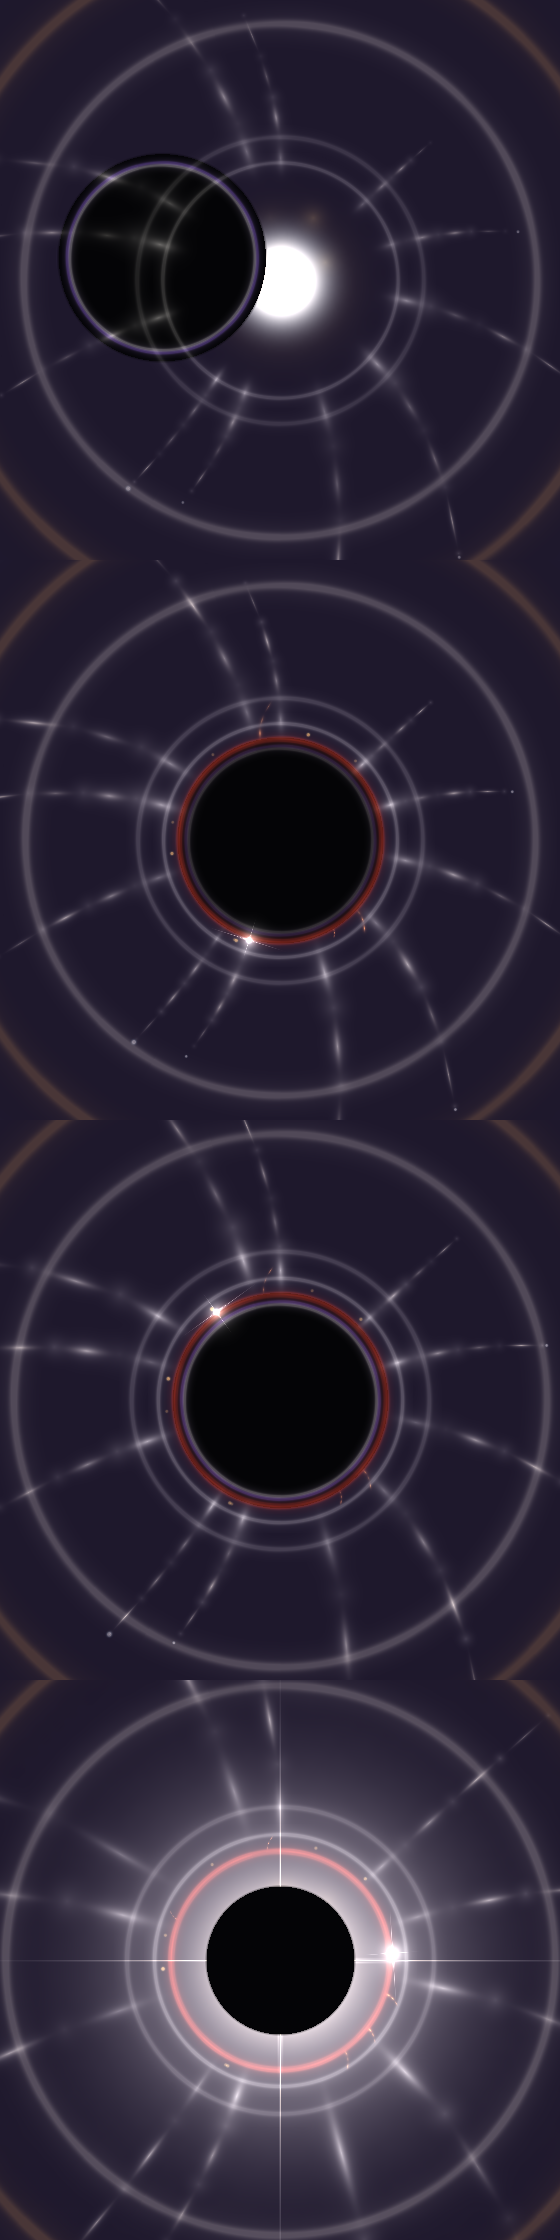

Python code for this plot:
SKIP_DISK = False
#!/usr/bin/env python3
# -*- coding: utf-8 -*-
"""
mock_eclipse_v628.py — EL MOCK 1:1 DEL ECLIPSE TOTAL (el rediseño v6.28).

Simula el pipeline tML/FNA (PNGs premultiplicados al cargar, aditivo
dst += tex·tint, ocultador dst = src·a + dst·(1−a)) y pinta CUATRO momentos
del nuevo Eclipse Primordial:
  · PANEL 1 — EL CRECIENTE (formT 0.55): el disco de la noche SE DESLIZA
    sobre el sol — la luna comiéndose a la luz.
  · PANEL 2 — EL TOTAL (formT 1, corona despierta): el día murió — el
    disco negro con su rim violeta, LA CORONA de streamers asimétricos
    (ecuatoriales largos, polares plumosos), la cromosfera roja y las
    prominencias.
  · PANEL 3 — LA ÚLTIMA LUZ (ultima 0.6): la corona AVIVADA y el ANILLO
    DE DIAMANTE brillando en el limbo.
  · PANEL 4 — EL RETORNO (novaT 0.5): el disco IMPLODE, la corona soplada
    y el núcleo CEGADOR.
"""
import os
import numpy as np
from PIL import Image

PROJ = os.path.join(os.path.dirname(os.path.abspath(__file__)), '..', 'AethonMod')
EFX = os.path.join(PROJ, 'Content', 'Effects')
PRO = os.path.join(EFX, 'Procedural')

W, H = 560, 560
SUNR = 110.0          # el sol primordial (74 px del juego ×1.5 del mock)
DISCO_K = 0.94

WhiteIncan = np.array([255, 250, 240], np.float32)
SunGold = np.array([255, 205, 110], np.float32)
ChromoRed = np.array([255, 70, 45], np.float32)
PromRed = np.array([255, 110, 60], np.float32)
PromGold = np.array([255, 190, 90], np.float32)
NightViolet = np.array([140, 90, 235], np.float32)
RuneGold = np.array([255, 180, 70], np.float32)
RuneViolet = np.array([110, 130, 255], np.float32)
RuneWhite = np.array([255, 245, 220], np.float32)


def load_premult(path):
    a = np.array(Image.open(path).convert('RGBA'), np.float32)
    return a[:, :, :3] * (a[:, :, 3:4] / 255.0), a[:, :, 3] / 255.0


TEX = {
    'glow': load_premult(os.path.join(PRO, 'SoftGlow.png')),
    'ring': load_premult(os.path.join(PRO, 'Ring.png')),
    'black': load_premult(os.path.join(PRO, 'BlackDisk.png')),
    'orb': load_premult(os.path.join(EFX, 'GlowOrb.png')),
    'star': load_premult(os.path.join(PRO, 'Star.png')),
}


def h01(seed, a, b):
    x = np.uint32((seed * 374761393 + a * 668265263 + b * 2246822519) & 0xFFFFFFFF)
    x = (x ^ (x >> np.uint32(13))) * np.uint32(1274126177)
    return ((x ^ (x >> np.uint32(16))) & np.uint32(0xFFFFFF)) / float(0xFFFFFF)


def quad(dst, texname, pos, size, rot, tint, alpha, additive=True):
    tex = TEX[texname][0] if additive else TEX[texname][0]
    ta = TEX[texname][1]
    th, tw = tex.shape[:2]
    if size[0] < 0.1 or size[1] < 0.1 or alpha <= 0.01:
        return
    c, s = np.cos(rot), np.sin(rot)
    ex, ey = size[0] / 2, size[1] / 2
    corners = np.array([[ex, ey], [-ex, ey], [ex, -ey], [-ex, -ey]])
    rc = corners @ np.array([[c, s], [-s, c]]).T
    x0 = int(np.floor(pos[0] + rc[:, 0].min())); x1 = int(np.ceil(pos[0] + rc[:, 0].max()))
    y0 = int(np.floor(pos[1] + rc[:, 1].min())); y1 = int(np.ceil(pos[1] + rc[:, 1].max()))
    x0, y0 = max(x0, 0), max(y0, 0)
    x1, y1 = min(x1, dst.shape[1]), min(y1, dst.shape[0])
    if x0 >= x1 or y0 >= y1:
        return
    yy, xx = np.mgrid[y0:y1, x0:x1]
    dx, dy = xx - pos[0], yy - pos[1]
    u = dx * c + dy * s
    v = -dx * s + dy * c
    uu = (u / size[0] + 0.5) * (tw - 1)
    vv = (v / size[1] + 0.5) * (th - 1)
    m = (uu >= -0.5) & (uu < tw - 0.5) & (vv >= -0.5) & (vv < th - 0.5)
    if not m.any():
        return
    u0 = np.clip(np.floor(uu), 0, tw - 1).astype(np.int32)
    v0 = np.clip(np.floor(vv), 0, th - 1).astype(np.int32)
    u1 = np.clip(u0 + 1, 0, tw - 1)
    v1 = np.clip(v0 + 1, 0, th - 1)
    fu = (uu - u0)[:, :, None]
    fv = (vv - v0)[:, :, None]
    t00 = tex[v0, u0]; t10 = tex[v0, u1]; t01 = tex[v1, u0]; t11 = tex[v1, u1]
    texs = (t00 * (1 - fu) * (1 - fv) + t10 * fu * (1 - fv) +
            t01 * (1 - fu) * fv + t11 * fu * fv)
    a00 = ta[v0, u0]; a10 = ta[v0, u1]; a01 = ta[v1, u0]; a11 = ta[v1, u1]
    fu2 = fu[:, :, 0]; fv2 = fv[:, :, 0]
    as_ = (a00 * (1 - fu2) * (1 - fv2) + a10 * fu2 * (1 - fv2) +
           a01 * (1 - fu2) * fv2 + a11 * fu2 * fv2) * alpha
    tint = np.array(tint, np.float32) / 255.0
    region = dst[y0:y1, x0:x1]
    if additive:
        src = texs * tint[None, None, :] * alpha
        region += np.where(m[:, :, None], src, 0.0)
    else:
        # NON-premultiplied: dst = src.rgb·src.a + dst·(1−src.a) — el OCULTADOR.
        fu2 = fu[:, :, 0]; fv2 = fv[:, :, 0]
        rgb = texs  # negro premult
        a2 = as_ * (TEX[texname][1][v0, u0] * 0 + 1.0)  # alfa del tex ya en premult
        a2 = as_
        for ch in range(3):
            region[:, :, ch] = np.where(
                m, rgb[:, :, ch] * 0.0 + region[:, :, ch] * (1 - a2 * 0.97),
                region[:, :, ch])
        # pinta el negro sólido donde el alfa es alto
        mhard = m & (as_ > 0.5)
        region[mhard, 0] = 4.0
        region[mhard, 1] = 4.0
        region[mhard, 2] = 6.0


def draw_eclipse(dst, center, sunR, time, seed, formT=1.0, ultima=0.0, novaT=0.0):
    global SKIP_DISK
    SKIP_DISK = novaT > 0
    R = sunR * (1 + 0.04 * np.sin(time * 1.6 + seed))
    C = np.array(center, np.float64)

    # === 1. EL SOL PRIMORDIAL ===
    quad(dst, 'glow', C, (R * 2.35, R * 2.35), 0, SunGold, 0.42)
    quad(dst, 'glow', C, (R * 1.95, R * 1.95), 0, WhiteIncan, 0.30)
    quad(dst, 'glow', C, (R * 1.62, R * 1.62), 0, WhiteIncan, 0.85)
    quad(dst, 'orb', C, (R * 1.5, R * 1.5), 0, np.array([255, 255, 255]), 0.95)
    for k in range(7):
        h1, h2 = h01(seed, 601 + k, 3), h01(seed, 607 + k, 7)
        ang = h1 * 2 * np.pi + time * (0.05 + 0.03 * h2)
        rr = R * (0.15 + 0.55 * h2)
        p = C + np.array([np.cos(ang), np.sin(ang)]) * rr
        cell = 0.55 + 0.45 * np.sin(time * (0.5 + 0.4 * h1) + k * 1.9)
        quad(dst, 'glow', p, (R * 0.55, R * 0.55), 0, SunGold, 0.16 * cell)

    # === 2. EL DISCO DE LA NOCHE (el ocultador) ===
    if novaT <= 0 and not SKIP_DISK:
        slide = formT * formT * (3 - 2 * formT)
        settle = np.sin(time * 42) * (1 - formT) * 2.2 if formT > 0.85 else 0
        offset = np.array([-R * 2.6, -R * 0.5]) * (1 - slide) + np.array([settle, settle * 0.4])
        diskR = R * DISCO_K
        diskC = C + offset
        quad(dst, 'black', diskC, (diskR * 2.1, diskR * 2.1), 0, np.array([0, 0, 0]), 0.97, additive=False)
        rimA = 0.34 * (0.75 + 0.25 * np.sin(time * 3.1 + seed))
        quad(dst, 'ring', diskC, (diskR * 2.06, diskR * 2.06), 0, NightViolet, rimA)
        quad(dst, 'ring', diskC, (diskR * 2.0, diskR * 2.0), 0, WhiteIncan, rimA * 0.85)

    # === 3. LA CORONA (streamers) — velo ANULAR (no centrado: no lava el disco) ===
    wake = min(formT * 1.4, 1.0)
    grow = 1 + ultima * 0.35 + novaT * 1.6
    quad(dst, 'ring', C, (R * 1.34 * 2.174,) * 2, 0, WhiteIncan, 0.15 * wake)
    quad(dst, 'ring', C, (R * 1.10 * 2.174,) * 2, 0, WhiteIncan, 0.22 * wake)
    for s in range(12):
        h1, h2, h3, h4 = (h01(seed, 701 + s, 3), h01(seed, 709 + s, 7),
                          h01(seed, 719 + s, 11), h01(seed, 727 + s, 13))
        ang = s / 12 * 2 * np.pi + h1 * 0.35
        lat = abs(np.sin(ang + np.pi / 4))
        length = R * (1.15 + (2.55 - 1.15) * lat * lat) * (0.75 + 0.5 * h2) * grow
        length *= 1 + 0.09 * np.sin(time * (0.35 + 0.3 * h3) + s * 2.3)
        curve = np.sin(ang + np.pi / 4) * (0.28 + 0.22 * h4)
        baseR = R * (0.92 + 0.05 * h3)
        d = np.array([np.cos(ang), np.sin(ang)])
        perp = np.array([-d[1], d[0]])
        wBase = R * (0.16 + 0.13 * lat) * (0.8 + 0.4 * h1)
        for i in range(4):
            f0, f1 = i / 4, (i + 1) / 4
            p0 = C + d * (baseR + length * f0) + perp * (curve * length * f0 * f0)
            p1 = C + d * (baseR + length * f1) + perp * (curve * length * f1 * f1)
            wseg = wBase * (1 - (f0 + f1) * 0.5) + R * 0.02
            mid = (p0 + p1) / 2
            delta = p1 - p0
            ln = np.linalg.norm(delta)
            if ln < 0.5:
                continue
            rot = np.arctan2(delta[1], delta[0])
            flow = 0.72 + 0.28 * np.sin(time * (2.2 + 1.5 * h2) - f0 * 9 + s)
            quad(dst, 'glow', mid, (ln + wseg * 2.2, wseg * 3.0), rot, WhiteIncan, 0.10 * wake * flow)
            quad(dst, 'glow', mid, (ln + wseg * 1.1, wseg * 1.5), rot, WhiteIncan, 0.20 * wake * flow)
            col = (WhiteIncan + (SunGold - WhiteIncan) * f0 * 0.6)
            quad(dst, 'glow', mid, (ln + wseg * 0.7, wseg * 0.7), rot, col, 0.30 * wake * flow)
            quad(dst, 'glow', p1, (wseg * 2.4, wseg * 2.4), rot, WhiteIncan, 0.14 * wake * flow)
        if h4 > 0.45:
            fTip = 1.06 + 0.05 * np.sin(time * 0.9 + s * 1.7)
            tip = C + d * (baseR + length * fTip) + perp * (curve * length * fTip * fTip)
            quad(dst, 'orb', tip, (R * 0.07 * (0.7 + 0.6 * h2),) * 2, 0, WhiteIncan, 0.4 * wake)

    # === 4. LA CROMOSFERA + PERLAS DE BAILY ===
    if formT > 0.92:
        vis = (formT - 0.92) / 0.08
        quad(dst, 'ring', C, (R * 2.10, R * 2.10), 0, ChromoRed, 0.30 * vis)
        quad(dst, 'ring', C, (R * 2.045, R * 2.045), 0, ChromoRed, 0.22 * vis)
        for b in range(7):
            h1 = h01(seed, 801 + b, 3)
            ang = h1 * 2 * np.pi + time * 0.03
            p = C + np.array([np.cos(ang), np.sin(ang)]) * R * 1.03
            tw = 0.4 + 0.6 * max(0, np.sin(time * (3 + 2 * h1) + b * 2.6))
            if tw < 0.15:
                continue
            quad(dst, 'orb', p, (R * 0.055 * (0.8 + 0.5 * tw),) * 2, 0, PromGold, 0.7 * vis * tw)

    # === 5. LAS PROMINENCIAS ===
    if formT > 0.88:
        vis = (formT - 0.88) / 0.12
        for pr in range(5):
            h1, h2, h3 = h01(seed, 851 + pr, 3), h01(seed, 857 + pr, 7), h01(seed, 863 + pr, 11)
            ang = h1 * 2 * np.pi + time * 0.05 * (1 if h2 > 0.5 else -1)
            anchor = C + np.array([np.cos(ang), np.sin(ang)]) * R * 0.97
            outDir = np.array([np.cos(ang), np.sin(ang)])
            life = 0.5 + 0.5 * np.sin(time * (0.45 + 0.35 * h2) + pr * 2.1)
            if life < 0.25:
                continue
            len_ = R * (0.18 + 0.30 * h3) * life * vis
            side = np.array([-outDir[1], outDir[0]])
            for i in range(3):
                f0, f1 = i / 3, (i + 1) / 3
                p0 = anchor + outDir * (len_ * f0) + side * (len_ * 0.55 * f0 * f0)
                p1 = anchor + outDir * (len_ * f1) + side * (len_ * 0.55 * f1 * f1)
                mid = (p0 + p1) / 2
                delta = p1 - p0
                sl = np.linalg.norm(delta)
                if sl < 0.5:
                    continue
                rot = np.arctan2(delta[1], delta[0])
                flick = 0.65 + 0.35 * np.sin(time * (9 + 6 * h3) + i * 5.1 + pr * 3.7)
                wseg = R * (0.070 - 0.012 * i) * (0.8 + 0.4 * h2) * life
                quad(dst, 'glow', mid, (sl + wseg * 2, wseg * 2.4), rot, PromRed, 0.24 * vis * flick)
                quad(dst, 'glow', mid, (sl + wseg * 1.1, wseg * 1.3), rot,
                     (PromRed + (PromGold - PromRed) * 0.45), 0.34 * vis * flick)
                quad(dst, 'glow', mid, (sl + wseg * 0.6, wseg * 0.6), rot, PromGold, 0.42 * vis * flick)

    # === 6. EL ANILLO DE DIAMANTE ===
    if formT > 0.96:
        vis = (formT - 0.96) / 0.04
        speed = 0.13 * (1 + ultima * 6)
        ang = seed * 0.7 + time * speed
        p = C + np.array([np.cos(ang), np.sin(ang)]) * R * 0.985
        breathe = 0.9 + 0.1 * np.sin(time * 6.3 + seed)
        quad(dst, 'glow', p, (R * 0.85 * breathe, R * 0.85 * breathe), 0, WhiteIncan, 0.34 * vis)
        quad(dst, 'glow', p, (R * 0.40 * breathe, R * 0.40 * breathe), 0, WhiteIncan, 0.6 * vis)
        tangent = np.array([-np.sin(ang), np.cos(ang)])
        rotT = np.arctan2(tangent[1], tangent[0])
        k = R * 0.9 * vis * breathe
        quad(dst, 'star', p, (k, max(2.2, R * 0.035)), rotT, WhiteIncan, 0.95 * vis)
        quad(dst, 'star', p, (k * 0.55, max(2.0, R * 0.03)), rotT + np.pi / 2, WhiteIncan, 0.85 * vis)
        quad(dst, 'orb', p, (R * 0.10, R * 0.10), 0, np.array([255, 255, 255]), 0.95 * vis)

    # === 7. LOS TRES CÍRCULOS RÚNICOS (solo aros — los glifos van en juego) ===
    for rad, col, a in ((2.4, RuneWhite, 0.20), (3.2, RuneGold, 0.17), (4.0, RuneViolet, 0.15)):
        quad(dst, 'ring', C, (rad * R * 2.174, rad * R * 2.174), 0, col, a)

    # === 8. EL RETORNO: EL NÚCLEO CEGADOR ===
    if novaT > 0:
        flash = np.sin(novaT * np.pi)
        if flash > 0.02:
            quad(dst, 'glow', C, (R * 5.5 * (0.5 + 0.8 * flash),) * 2, 0, WhiteIncan, 0.55 * flash)
            quad(dst, 'glow', C, (R * 3.6 * (0.6 + 0.8 * flash),) * 2, 0, WhiteIncan, 0.85 * flash)
            quad(dst, 'glow', C, (R * 1.8, R * 1.8), 0, SunGold, 0.65 * flash)
            quad(dst, 'star', C, (R * 6.4 * flash, max(3.0, R * 0.07)), 0, WhiteIncan, 0.9 * flash)
            quad(dst, 'star', C, (R * 6.4 * flash, max(3.0, R * 0.07)), np.pi / 2, WhiteIncan, 0.9 * flash)
            quad(dst, 'star', C, (R * 3.8 * flash, max(2.0, R * 0.04)), 0, SunGold, 0.85 * flash)
            quad(dst, 'star', C, (R * 3.8 * flash, max(2.0, R * 0.04)), np.pi / 2, SunGold, 0.85 * flash)
        diskDie = novaT ** 1.6
        if diskDie < 0.98:
            rDie = R * DISCO_K * (1 - diskDie)
            quad(dst, 'black', C, (rDie * 2.1, rDie * 2.1), 0, np.array([0, 0, 0]),
                 0.96 * (1 - diskDie * 0.6), additive=False)


def main():
    print("mock_eclipse_v628.py — EL MOCK 1:1 DEL ECLIPSE TOTAL")
    seed = 747
    time = 2.9
    canvas = np.zeros((H * 4, W, 3), np.float32)
    fondo = np.zeros((H, W, 3), np.float32) + np.array([30, 24, 44], np.float32)

    panels = [
        ("EL CRECIENTE (formT 0.55)", dict(formT=0.55, ultima=0.0)),
        ("EL TOTAL (formT 1.0)", dict(formT=1.0, ultima=0.0)),
        ("LA ÚLTIMA LUZ (ultima 0.6)", dict(formT=1.0, ultima=0.6)),
        ("EL RETORNO (novaT 0.5)", dict(formT=1.0, ultima=1.0, novaT=0.5)),
    ]
    for i, (name, kw) in enumerate(panels):
        p = fondo.copy()
        draw_eclipse(p, (W * 0.5, H * 0.5), SUNR, time + i * 0.8, seed, **kw)
        canvas[i * H:(i + 1) * H] = p
        print(f"  · PANEL {i + 1}: {name}")

    out = np.clip(canvas, 0, 255).astype(np.uint8)
    path = os.path.join(os.path.dirname(os.path.abspath(__file__)), 'mock_eclipse_v628.png')
    Image.fromarray(out).save(path)
    print(f"  + {path} ({W}x{H * 4})")


if __name__ == '__main__':
    main()
